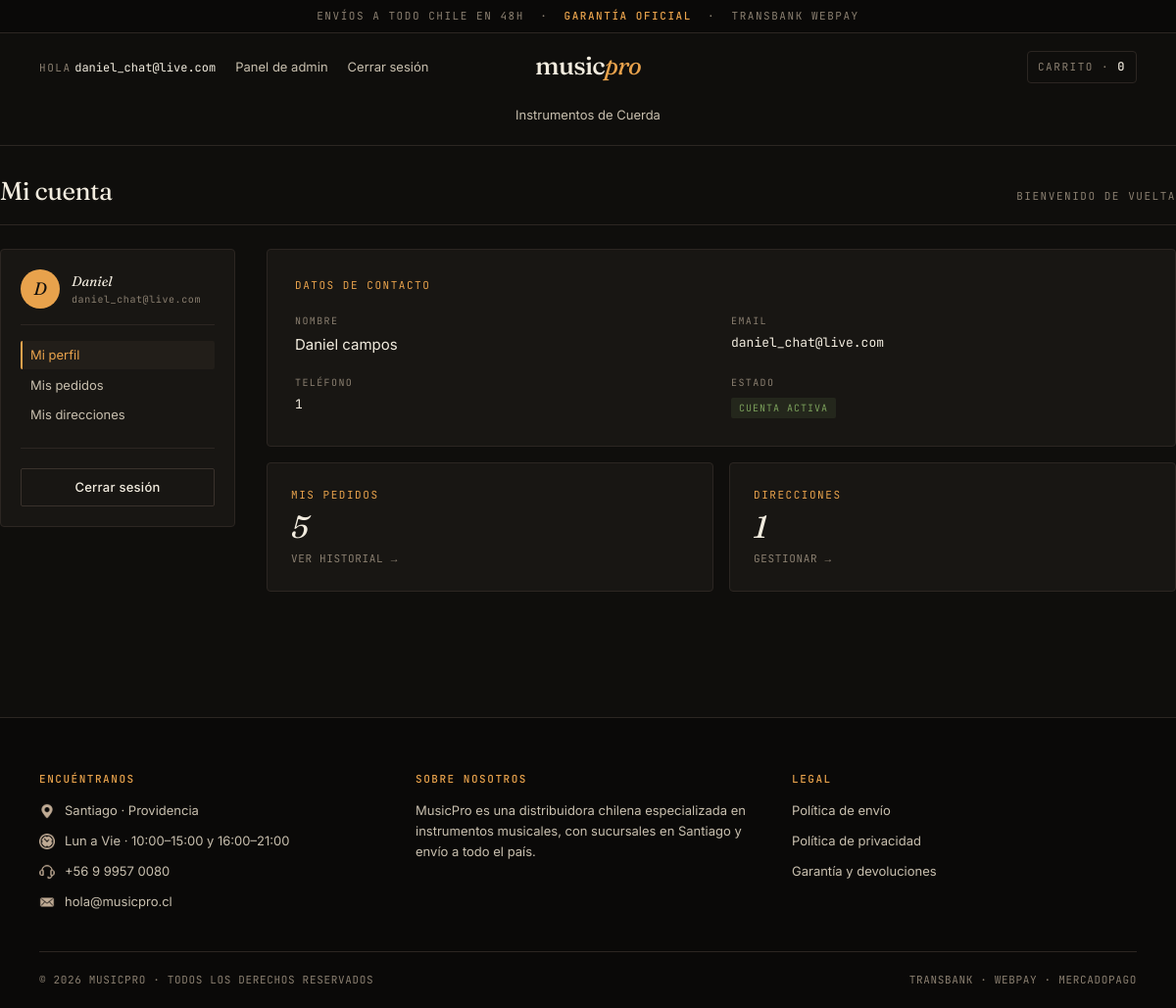
Page /Perfil (signed in) on the committed database.
### app/models.py (models this page shows, shortened)
class User(AbstractBaseUser,PermissionsMixin):
    email = models.EmailField('Correo',unique=True)
    username = models.CharField('nombre',max_length=255)
    apellido = models.CharField('apellido',max_length=255 ,null=True)
    telefono = models.CharField('telefono',max_length=255 ,null=True)
    is_active = models.BooleanField(default=True)
    is_staff = models.BooleanField(default=False)
    is_bodeguero = models.BooleanField(default=False)
    is_vendedor = models.BooleanField(default=False)
    is_contador = models.BooleanField(default=False)
    objects = customUserManager()
    USERNAME_FIELD = 'email'
    EMAIL_FIELD = 'email'
    REQUIRED_FIELDS = ['username','apellido','telefono']
    class Meta:
        verbose_name = 'User'
        verbose_name_plural = 'Users'

class Categoria(models.Model):
    nombreCategoria = models.CharField(max_length=50,primary_key=True, verbose_name='nombre de la categoria', unique=True)
    descripcion = models.CharField(max_length=255, blank = True)
    slug = AutoSlugField(populate_from='nombreCategoria',null=True)
    class Meta:
        verbose_name = 'category'
        verbose_name_plural = 'categories'

### app/views.py (the view)
# urls.py: path('Perfil',viewPerfil, name="viewPerfil"),
def viewPerfil(request):
    return render(request,'app/tienda/Perfil/perfil.html')

### app/context_processors.py (called while the page is built)
def categorias(request):
    categorias = Categoria.objects.all()
    return {'categorias': categorias}

### carts/context_processors.py (called while the page is built)
def counter(request):
    cart_count = 0
    try:
        cart = Cart.objects.filter(cart_id=_cart_id(request))
        cart_items = CartItem.objects.all().filter(cart=cart[:1])
        for cart_item in cart_items:
            cart_count += cart_item.quantity
    except Cart.DoesNotExist:
        cart_count = 0
    return dict(cart_count=cart_count)

### carts/views.py (called while the page is built)
def _cart_id(request):
    cart = request.session.session_key
    if not cart:
        cart= request.session.create()
    return cart

### app/templates/app/tienda/Perfil/perfil.html
{% extends 'app/base.html' %}
{% load static %}
{% block contenido %}
<section class="section-content container">
    <header class="section-head" style="padding-top: 0;">
        <h2>Mi cuenta</h2>
        <span class="meta">Bienvenido de vuelta</span>
    </header>
    <div class="store-layout">
        {% include 'app/tienda/Perfil/_sidebar.html' with active='perfil' %}
        <main>
            <div class="cart-card" style="padding: 28px; margin-bottom: 16px;">
                <div class="eyebrow" style="margin-bottom: 20px;">Datos de contacto</div>
                <div style="display: grid; grid-template-columns: 1fr 1fr; gap: 20px;">
                    <div>
                        <div style="font-family: var(--font-mono); font-size: 10px; letter-spacing: 0.14em; color: var(--muted); text-transform: uppercase; margin-bottom: 4px;">Nombre</div>
                        <div>{{ user.username|capfirst }} {{ user.apellido|default:"" }}</div>
                    </div>
                    <div>
                        <div style="font-family: var(--font-mono); font-size: 10px; letter-spacing: 0.14em; color: var(--muted); text-transform: uppercase; margin-bottom: 4px;">Email</div>
                        <div style="font-family: var(--font-mono); font-size: 13px;">{{ user.email }}</div>
                    </div>
                    <div>
                        <div style="font-family: var(--font-mono); font-size: 10px; letter-spacing: 0.14em; color: var(--muted); text-transform: uppercase; margin-bottom: 4px;">Teléfono</div>
                        <div style="font-family: var(--font-mono); font-size: 13px;">{{ user.telefono|default:"—" }}</div>
                    </div>
                    <div>
                        <div style="font-family: var(--font-mono); font-size: 10px; letter-spacing: 0.14em; color: var(--muted); text-transform: uppercase; margin-bottom: 4px;">Estado</div>
                        <div><span style="display: inline-block; padding: 3px 8px; border-radius: 2px; background: rgba(123, 160, 91, 0.12); color: var(--success); font-family: var(--font-mono); font-size: 10px; letter-spacing: 0.1em; text-transform: uppercase;">Cuenta activa</span></div>
                    </div>
                </div>
            </div>
            <div style="display: grid; grid-template-columns: 1fr 1fr; gap: 16px;">
                <a href="{% url 'viewOrders' %}" class="cart-card" style="padding: 24px; text-decoration: none; display: block;">
                    <div class="eyebrow" style="margin-bottom: 8px;">Mis pedidos</div>
                    <div style="font-family: var(--font-display); font-style: italic; font-size: 32px; color: var(--paper); line-height: 1;">{{ user.order_set.count }}</div>
                    <div style="font-family: var(--font-mono); font-size: 11px; color: var(--muted); margin-top: 8px; letter-spacing: 0.06em; text-transform: uppercase;">Ver historial →</div>
                </a>
                <a href="{% url 'viewUbis' %}" class="cart-card" style="padding: 24px; text-decoration: none; display: block;">
                    <div class="eyebrow" style="margin-bottom: 8px;">Direcciones</div>
                    <div style="font-family: var(--font-display); font-style: italic; font-size: 32px; color: var(--paper); line-height: 1;">{{ user.userubicacion_set.count }}</div>
                    <div style="font-family: var(--font-mono); font-size: 11px; color: var(--muted); margin-top: 8px; letter-spacing: 0.06em; text-transform: uppercase;">Gestionar →</div>
                </a>
            </div>
        </main>
    </div>
</section>
{% endblock %}

### app/templates/app/base.html (shortened to what this page needs)
{% load static %}
<!DOCTYPE html>
<html lang="es">
<head>
    <link rel="stylesheet" href="{% static 'css/estilos.css' %}">
</head>
<body>
    <header>
        <div class="contenedor-anuncio">
            Envíos a todo Chile en 48h &nbsp;·&nbsp; <b>Garantía oficial</b> &nbsp;·&nbsp; Transbank Webpay
        </div>
        <div class="nav-bar">
            <ul class="sesion">
                {% if user.is_authenticated %}
                    <li><span class="eyebrow eyebrow-muted">Hola</span> <a href="{% url 'viewPerfil' %}" class="user-mail">{{ user.email }}</a></li>
                    {% if user.is_staff %}
                        <li><a href="{% url 'adminView' %}">Panel de admin</a></li>
                    {% endif %}
                    <li><a href="{% url 'logout' %}">Cerrar sesión</a></li>
                {% else %}
                    <li><a href="{% url 'loginCli' %}">Iniciar sesión</a></li>
                    <li><a href="{% url 'RegistroCli' %}">Crear cuenta</a></li>
                {% endif %}
            </ul>
            <div class="contenedor-logo">
                <a href="{% url 'home' %}" class="brand-word">music<em>pro</em></a>
            </div>
            <div class="cart-wrap">
                <div id="cart" class="cart-icon">
                    <a href="{% url 'cart' %}" style="display:inline-flex;align-items:center;gap:8px;color:inherit;">
                        Carrito · <span id="cart-quantity">{{ cart_count }}</span>
                    </a>
                </div>
            </div>
        </div>
        <nav class="cat-nav" aria-label="Categorías">
            {% for ve in categorias %}
                <a href="{% url 'store' ve.slug %}">{{ ve.nombreCategoria }}</a>
            {% endfor %}
        </nav>
    </header>
    <main class="contenido">
        {% block contenido %}{% endblock %}
    </main>
    <footer>
        <div class="container">
            <div class="row">
                <div class="footer-col">
                    <h3>Encuéntranos</h3>
                    <ul>
                        <li><img src="{% static 'img/icons/ubicacion.png' %}" alt=""> Santiago · Providencia</li>
                        <li><img src="{% static 'img/icons/horario.png' %}" alt=""> Lun a Vie · 10:00–15:00 y 16:00–21:00</li>
                        <li><img src="{% static 'img/icons/atencion.png' %}" alt=""> +56 9 9957 0080</li>
                        <li><img src="{% static 'img/icons/correo.png' %}" alt=""> <a href="mailto:hola@musicpro.cl">hola@musicpro.cl</a></li>
                    </ul>
                </div>
                <div class="footer-col">
                    <h3>Sobre nosotros</h3>
                    <ul>
                        <li>MusicPro es una distribuidora chilena especializada en instrumentos musicales, con sucursales en Santiago y envío a todo el país.</li>
                    </ul>
                </div>
                <div class="footer-col">
                    <h3>Legal</h3>
                    <ul>
                        <li><a href="#">Política de envío</a></li>
                        <li><a href="#">Política de privacidad</a></li>
                        <li><a href="#">Garantía y devoluciones</a></li>
                    </ul>
                </div>
            </div>
            <div class="footer2">
                <div>© 2026 MusicPro · Todos los derechos reservados</div>
                <div>Transbank · Webpay · MercadoPago</div>
            </div>
        </div>
    </footer>
</body>
</html>

### app/templates/app/tienda/Perfil/_sidebar.html
<aside>
    <div class="filter-card">
        <div class="filter-group">
            <div style="display: flex; align-items: center; gap: 12px; padding-bottom: 16px; margin-bottom: 16px; border-bottom: 1px solid var(--line);">
                <div style="width: 40px; height: 40px; border-radius: 50%; background: var(--amber); color: var(--bg); display: flex; align-items: center; justify-content: center; font-family: var(--font-display); font-style: italic; font-size: 18px;">
                    {{ user.username|first|upper }}
                </div>
                <div style="min-width: 0; flex: 1;">
                    <div style="font-family: var(--font-display); font-style: italic; font-size: 14px; color: var(--paper);">{{ user.username|capfirst }}</div>
                    <div style="font-family: var(--font-mono); font-size: 10px; color: var(--muted); letter-spacing: 0.06em; overflow: hidden; text-overflow: ellipsis; white-space: nowrap;">{{ user.email }}</div>
                </div>
            </div>
            <ul style="display: flex; flex-direction: column; gap: 2px;">
                <li><a href="{% url 'viewPerfil' %}" class="perfil-navlink {% if active == 'perfil' %}is-active{% endif %}">Mi perfil</a></li>
                <li><a href="{% url 'viewOrders' %}" class="perfil-navlink {% if active == 'ordenes' %}is-active{% endif %}">Mis pedidos</a></li>
                <li><a href="{% url 'viewUbis' %}" class="perfil-navlink {% if active == 'ubis' %}is-active{% endif %}">Mis direcciones</a></li>
            </ul>
        </div>
        <div class="filter-group">
            <a href="{% url 'logout' %}" class="btn btn-ghost btn-block">Cerrar sesión</a>
        </div>
    </div>
</aside>

### rows in the picture
User: email "daniel_chat@live.com", username|first "D", username "Daniel", apellido "campos", telefono "1", order_set.count "5", userubicacion_set.count "1"
Categoria: nombreCategoria "Instrumentos de Cuerda"

### other values in the picture
{{ cart_count }} "0"
